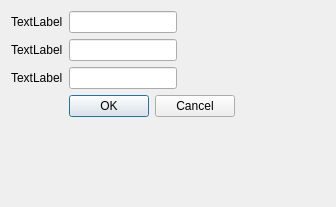
<?xml version="1.0" encoding="UTF-8"?>
<ui version="4.0">
 <class>Dialog</class>
 <widget class="QDialog" name="Dialog">
  <property name="geometry">
   <rect>
    <x>0</x>
    <y>0</y>
    <width>336</width>
    <height>207</height>
   </rect>
  </property>
  <property name="windowTitle">
   <string>Dialog</string>
  </property>
  <layout class="QGridLayout" name="gridLayout">
   <item row="0" column="0">
    <layout class="QFormLayout" name="formLayout">
     <property name="fieldGrowthPolicy">
      <enum>QFormLayout::FieldsStayAtSizeHint</enum>
     </property>
     <item row="1" column="0">
      <widget class="QLabel" name="label">
       <property name="text">
        <string>TextLabel</string>
       </property>
      </widget>
     </item>
     <item row="1" column="1">
      <widget class="QLineEdit" name="lineEdit"/>
     </item>
     <item row="2" column="0">
      <widget class="QLabel" name="label_2">
       <property name="text">
        <string>TextLabel</string>
       </property>
      </widget>
     </item>
     <item row="2" column="1">
      <widget class="QLineEdit" name="lineEdit_2"/>
     </item>
     <item row="3" column="0">
      <widget class="QLabel" name="label_3">
       <property name="text">
        <string>TextLabel</string>
       </property>
      </widget>
     </item>
     <item row="3" column="1">
      <widget class="QLineEdit" name="lineEdit_3"/>
     </item>
     <item row="4" column="1">
      <widget class="QDialogButtonBox" name="buttonBox">
       <property name="standardButtons">
        <set>QDialogButtonBox::Cancel|QDialogButtonBox::Ok</set>
       </property>
      </widget>
     </item>
    </layout>
   </item>
  </layout>
 </widget>
 <resources/>
 <connections>
  <connection>
   <sender>buttonBox</sender>
   <signal>rejected()</signal>
   <receiver>Dialog</receiver>
   <slot>close()</slot>
   <hints>
    <hint type="sourcelabel">
     <x>192</x>
     <y>128</y>
    </hint>
    <hint type="destinationlabel">
     <x>153</x>
     <y>98</y>
    </hint>
   </hints>
  </connection>
 </connections>
</ui>
